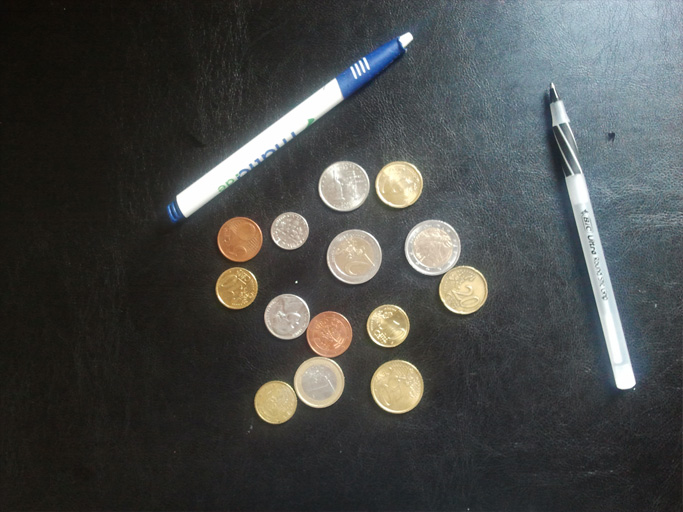
#> input picture ps1/input/ps1-input1.png, 683 x 512 px
$ python q4.py
#> lines starting #> are read from the running program, lines starting #| are printed output that depends on the picture; after the words box and inside, x2 and y2 are one past the last pixel; in counts of white or black regions, pixels touching at a corner belong together
import cv2 as cv
import numpy as np


def hough_acc(img_edges):
    # Taking resolution of rho as 1 pixel and theta as 1 degree
    height, width = img_edges.shape
    diagonal = np.sqrt(
        height ** 2 + width ** 2)

    # rho values range from  0 to 2 * diagonal length
    rho_axis = int(2 * np.ceil(diagonal))
    thetas = np.deg2rad(np.arange(0, 180, 1))
    theta_axis = len(thetas)

    # Compute cos and sin values for the range of thetas
    cos_t = np.cos(thetas)
    sin_t = np.sin(thetas)

    accumulator = np.zeros((rho_axis, theta_axis), dtype=np.uint8)

    # Indices of edge pixels in the image (white pixels)
    y_indx, x_indx = np.where(img_edges >= 255)

    for i in range(len(x_indx)):
        x = x_indx[i]
        y = y_indx[i]

        for theta_indx in range(len(thetas)):
            rho = int(x * cos_t[theta_indx] +
                      y * sin_t[theta_indx])

            accumulator[rho][theta_indx] += 1
    return accumulator


def highlight_hough_peaks(coordinates, accumulator):

    for i in range(len(coordinates)):
        y = coordinates[i][0]
        x = coordinates[i][1]

        cv.rectangle(accumulator, (x-2, y-2), (x+2, y+2), (0, 255, 255))

    cv.imwrite("./output/ps1-4-c-1.png", accumulator)


def hough_lines(coordinates, img, img_path):
    for i in range(len(coordinates)):
        rho = coordinates[i][0]
        theta = np.deg2rad(coordinates[i][1])

        cos = np.cos(theta)
        sin = np.sin(theta)

        x0 = rho * cos
        y0 = rho * sin
        x1 = int(x0 + 1000*(-sin))
        y1 = int(y0 + 1000*(cos))
        x2 = int(x0 - 1000*(-sin))
        y2 = int(y0 - 1000 * (cos))

        cv.line(img, (x1, y1), (x2, y2), (0, 255, 255), thickness=2)

    # Write final image with lines highlighted
    cv.imwrite('./output/' + img_path, img)


def main():
    # Find object boundaries
    img = cv.rotate(cv.imread('./input/ps1-input1.png'), cv.ROTATE_180)
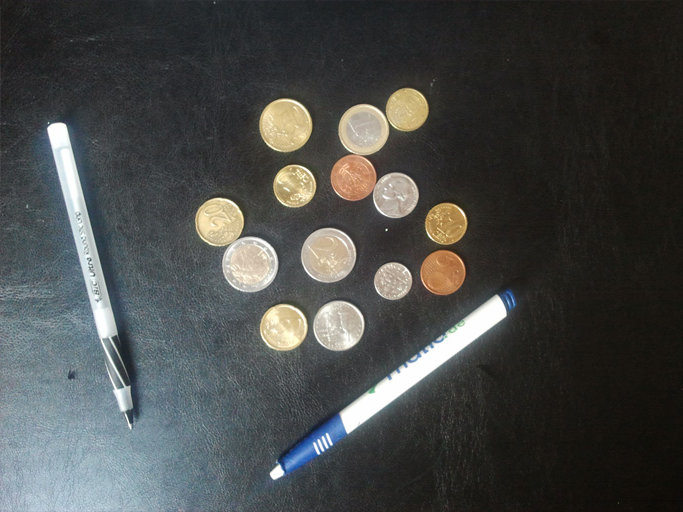
#> img: shape (512, 683, 3); mean B, G, R 71.9, 73.3, 71.2
    grey = cv.cvtColor(img, cv.COLOR_BGR2GRAY)
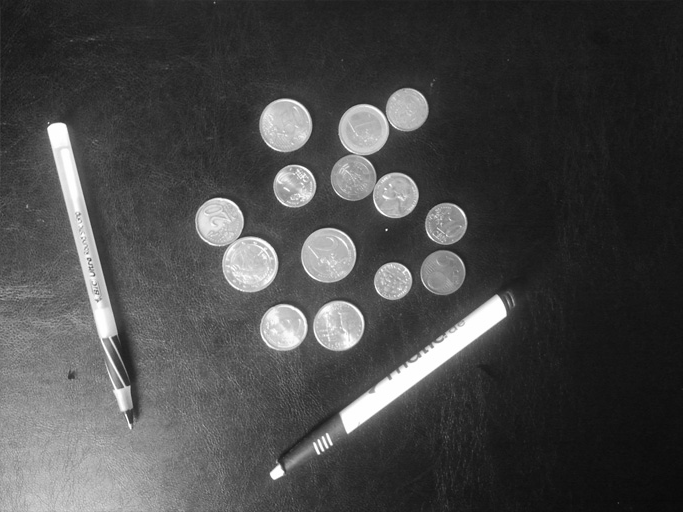
#> grey: shape (512, 683); min 9, max 255, mean 72.5

    # Blurred with SigmaX = SigmaY = 7
    blurred = cv.GaussianBlur(grey, (7, 7), 0)
    cv.imwrite('./output/ps1-4-a-1.png', blurred)

    edge_img = cv.Canny(blurred, 100, 200)
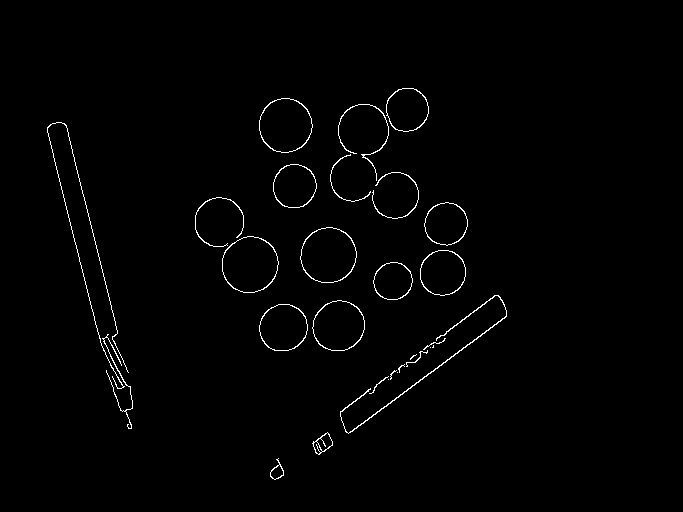
#> edge_img: shape (512, 683); 1.1% white in thin lines or dots, all inside (x1, y1, x2, y2) = (47, 88, 507, 480)
    cv.imwrite('./output/ps1-4-b-1.png', edge_img)

    # Compute the hough accumulator for the edge image
    accumulator = hough_acc(edge_img)
#> in hough_acc, `y_indx, x_indx = np.where(img_edges >= 255)`: y_indx = 3970 values from 88 to 479; x_indx = 3970 values, max 506 at index 2566, min 47 at index 334, mean 302.8
#> the loop in hough_acc, `for i in range(len(x_indx)):` made 3970 passes
#> (x, y) on passes 1 to 3: (402, 88), (403, 88), (404, 88)
#> after the loop in hough_acc, `for i in range(len(x_indx)):`:
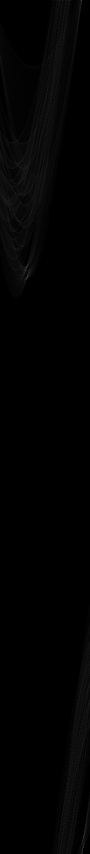
#> accumulator: shape (1708, 180) (shown at 1/2 size); min 0, max 198, mean 2.3

    # Find peaks in the accumulator with votes more than the lower threshold
    peaks = np.where(accumulator > 70)
#> peaks = 14 positions, rows 0 to 1700, columns 52 to 167
    coordinates = list(zip(peaks[0], peaks[1]))
#> coordinates = [(0, 163), (533, 53), (536, 52), (553, 54), (554, 54), (555, 53), (556, 53), (1670, 167), (1675, 166), (1679, 165), (1694, 166), (1695, 166), (1699, 165), (1700, 165)]

    # Draw yellow boxes over peaks in the accumulator image
    highlight_hough_peaks(coordinates, accumulator)
#> the loop in highlight_hough_peaks, `for i in range(len(coordinates)):` made 14 passes
#> after the loop in highlight_hough_peaks, `for i in range(len(coordinates)):`: accumulator: shape (1708, 180); 0.04% of pixels changed, all inside (x1, y1, x2, y2) = (50, 0, 170, 1703)

    # Draw lines over the original image
    hough_lines(coordinates, grey, "ps1-4-c-2.png")
#> the loop in hough_lines, `for i in range(len(coordinates)):` made 14 passes
#> (rho, theta, cos, sin, x0, y0, x1, y1) on passes 1 to 12: (0, 2.84, -0.956, 0.292, 0, 0, -292, -956), (533, 0.925, 0.602, 0.799, 320.8, 425.7, -477, 1027), (536, 0.908, 0.616, 0.788, 330, 422.4, -458, 1038), (553, 0.942, 0.588, 0.809, 325, 447.4, -483, 1035), (554, 0.942, 0.588, 0.809, 325.6, 448.2, -483, 1035), (555, 0.925, 0.602, 0.799, 334, 443.2, -464, 1045), (556, 0.925, 0.602, 0.799, 334.6, 444, -464, 1045), (1670, 2.91, -0.974, 0.225, -1627.2, 375.7, -1852, -598), (1675, 2.9, -0.97, 0.242, -1625.2, 405.2, -1867, -565), (1679, 2.88, -0.966, 0.259, -1621.8, 434.6, -1880, -531), (1694, 2.9, -0.97, 0.242, -1643.7, 409.8, -1885, -560), (1695, 2.9, -0.97, 0.242, -1644.7, 410.1, -1886, -560)
#> after the loop in hough_lines, `for i in range(len(coordinates)):`:
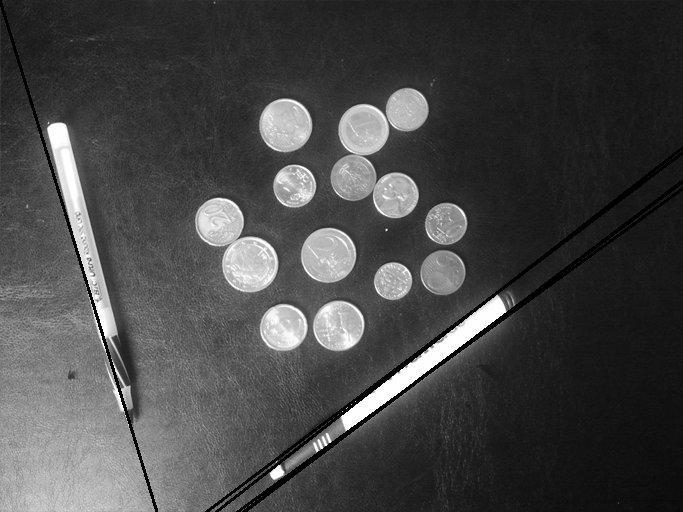
#> img: shape (512, 683); min 0, max 255, mean 70.4


if __name__ == '__main__':
    main()

$ run again, with ps1/input/ps1-input0-noise.png copied over ps1/input/ps1-input1.png
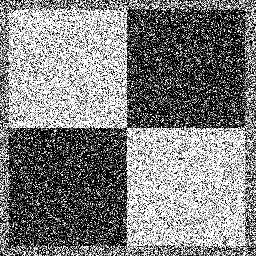
#> input picture ps1/input/ps1-input0-noise.png, 256 x 256 px
#> in main, `edge_img = cv.Canny(blurred, 100, 200)`:
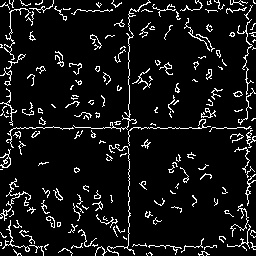
#> edge_img: shape (256, 256); 8.1% white in thin lines or dots
#> y_indx = 5314 values from 0 to 255; x_indx = 5314 values, max 255 at index 113, min 0 at index 192, mean 125.3
#> the loop in hough_acc, `for i in range(len(x_indx)):` made 5314 passes
#> (x, y) on passes 1 to 3: (9, 0), (13, 0), (20, 0)
#> peaks = 23 positions, rows 0 to 718, columns 0 to 179
#> coordinates = [(0, 97), (0, 98), (0, 100), (0, 133), (0, 172), (0, 175), (0, 176), (0, 177), (9, 90), (10, 0), (10, 90), (11, 0), (127, 90), (128, 0), (128, 90), (129, 0), (130, 1), (245, 90), (246, 0), (246, 90), (247, 0), (482, 179), (718, 179)]
#> the loop in highlight_hough_peaks, `for i in range(len(coordinates)):` made 23 passes
#> the loop in hough_lines, `for i in range(len(coordinates)):` made 23 passes
#> (rho, theta, cos, sin, x0, y0, x1, y1) on passes 1 to 8: (0, 1.69, -0.122, 0.993, 0, 0, -992, -121), (0, 1.71, -0.139, 0.99, 0, 0, -990, -139), (0, 1.75, -0.174, 0.985, 0, 0, -984, -173), (0, 2.32, -0.682, 0.731, 0, 0, -731, -681), (0, 3, -0.99, 0.139, 0, 0, -139, -990), (0, 3.05, -0.996, 0.0872, 0, 0, -87, -996), (0, 3.07, -0.998, 0.0698, 0, 0, -69, -997), (0, 3.09, -0.999, 0.0523, 0, 0, -52, -998)
#> after the loop in hough_lines, `for i in range(len(coordinates)):`:
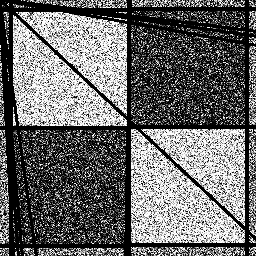
#> img: shape (256, 256); min 0, max 255, mean 107.3
